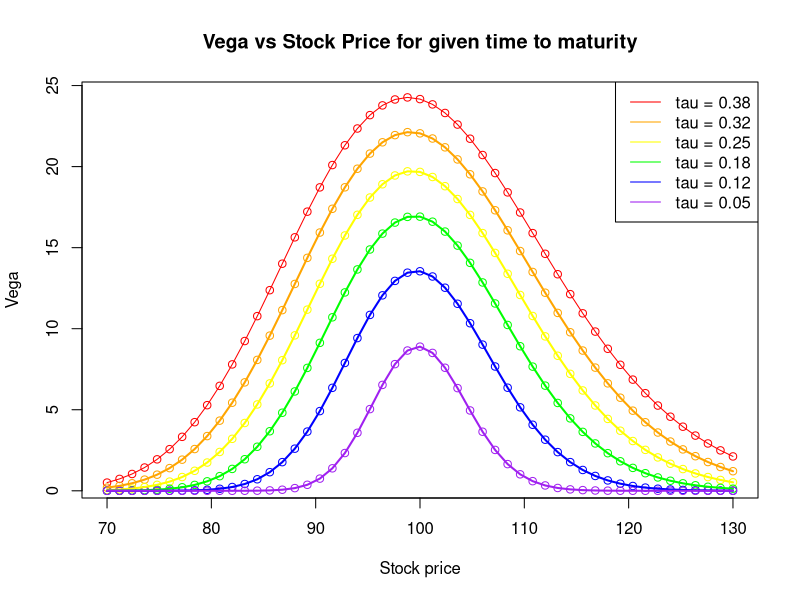
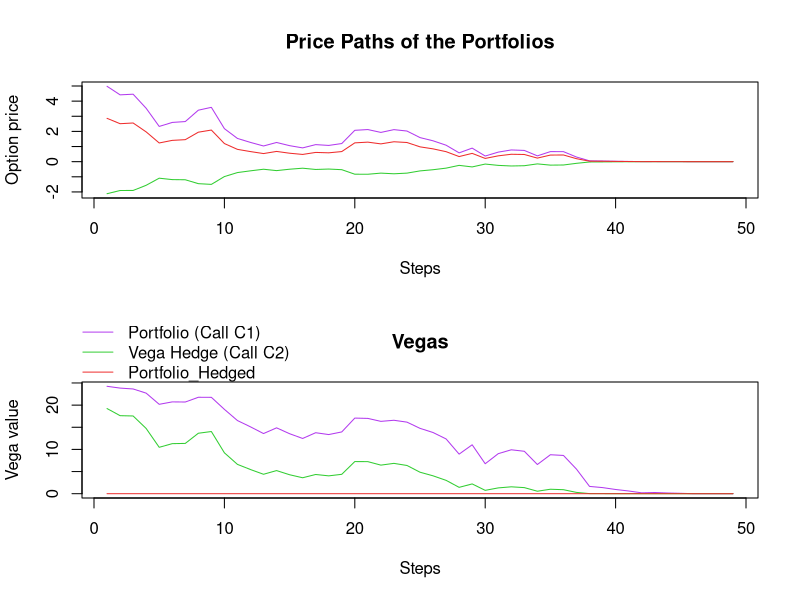

The R script that drew these images, in order:
rm(list = ls(all = TRUE))
graphics.off()

# Declare variables
n   = 50        # periods (steps)
S0  = 98        # initial stock price
sig = 0.2       # volatility
r   = 0.05      # risk-free interest rate
K1  = 100       # exercise price of call C1
K2  = 110       # exercise price of call C2
t0  = 6/52      # current time (1 week = 1/52)
mat = 26/52     # maturity

# Function for price of the call
black_scholes_call = function(S, K, Tau, r, sigma) {
                 y = (log(S/K) + (r - sigma^2/2) * Tau)/(sigma * sqrt(Tau))
                 v = S * pnorm(y + sigma * sqrt(Tau)) - exp(-r * Tau) * K * pnorm(y)
                 return(v)
}

# Function for vega
black_scholes_vega = function(S, K, Tau, r, sigma) {
                 y = (log(S/K) + (r - sigma^2/2) * Tau)/(sigma * sqrt(Tau))
                 v = S * sqrt(Tau) * dnorm(y + sigma * sqrt(Tau))
                 return(v)
}


GeneratePaths = function(S0, sig, maturity, K1, K2, r, n, t0) {
          dt 	= (maturity - t0)/n             # period between steps n 
          t 	= seq(t0, maturity, l = n)      # maturity - t0 divided in n intervals
          tau = maturity - t                  # time to maturity
  
  # Simulate the stock price path
  Wt 	= c(0, sqrt(dt) * cumsum(rnorm(n - 1, 0, 1)))
  S 	= S0 * exp((r - 0.5 * sig^2) * t + sig * Wt)
  
  # Compute vegas and the associated hedging costs
  C1              = black_scholes_call(S, K1, tau, r, sig)
  C2              = black_scholes_call(S, K2, tau, r, sig)
  vega1           = black_scholes_vega(S, K1, tau, r, sig)
  vega2           = black_scholes_vega(S, K2, tau, r, sig)
  hedge_costs     = c(-vega1[1]/vega2[1] * C2[1], -(vega1[2:n]/vega2[2:n]) * C2[2:(n)])
  ptf_hedged      = C1 + hedge_costs
  vega3           = vega1 + (hedge_costs / C2) * vega2
  
  # Result
  result = data.frame(C1 = C1[1:(n-1)], CumCosts = hedge_costs[1:(n-1)], ptf_hedged = ptf_hedged[1:(n-1)],
                      vega1 = vega1[1:(n-1)],vega2 = vega2[1:(n-1)],vega3 = vega3[1:(n-1)])
                      return(result)
}

# Run simulation of the result
sim = GeneratePaths(S0 = S0, sig = sig, maturity = mat, K1 = K1, K2 = K2, r = r, n = n, 
                    t0 = t0)


# Plot vega vs sigma for different time to maturities
# parameter settings
Smin   = 70         # lower bound of stock price
Smax   = 130        # upper bound of stock price
taumin = 0.05       # lower bound of time to maturity
taumax = 20/52      # upper bound of time to maturity
S0     = 98         # initial stock price
K      = 100        # strike price
r      = 0.05       # interest rate
sigma  = 0.2        # volatility
steps  = 50
tsteps = 5
T      = 26/52
St     = seq(Smax, Smin, by = -(Smax - Smin)/(steps))
taus   = seq(taumax, taumin, by = -(taumax - taumin)/tsteps)  # different time to maturity
vega   = matrix(0, (steps + 1), length(taus))


# Calculation of vega for the different Stock price at constant time to maturity
for (i in 1:length(taus)) {
  vega[, i] = black_scholes_vega(St, K, taus[i], r, sigma)
}
plot(St, vega[, 1], col = "red", xlab = "Stock price", ylab = "Vega", main = "Vega vs Stock Price for given time to maturity")
lines(St, vega[, 1], col = "red")

points(St, vega[, 2], col = "orange")
points(St, vega[, 3], col = "yellow")
points(St, vega[, 4], col = "green")
points(St, vega[, 5], col = "blue")
points(St, vega[, 6], col = "purple")

lines(St, vega[, 2], col = "orange", lwd = 2)
lines(St, vega[, 3], col = "yellow", lwd = 2)
lines(St, vega[, 4], col = "green", lwd = 2)
lines(St, vega[, 5], col = "blue", lwd = 2)
lines(St, vega[, 6], col = "purple", lwd = 2)

legend("topright", c(paste("tau =", round(taus[1:6], digits = 2))), col = c("red","orange","yellow","green","blue", 
                                                                            "purple" ), lty = 1) 

# Prepare second screen
dev.new()
split.screen(c(2, 1))

# Plot the Option prices
screen(1)
plot(x = 1:nrow(sim), y = sim[, 1], main = "Price Paths of the Portfolios", xlab = "Steps", ylab = "Option price", 
     ylim = c(min(sim[, 1], sim[, 2], sim[, 3]), max(sim[, 1], sim[, 2], sim[, 3])), 
     type = "l", col = "darkorchid2")
lines(x = 1:nrow(sim), y = sim[, 2], col = "limegreen")
lines(x = 1:nrow(sim), y = sim[, 3], col = "firebrick2")

# Plot the vegas
screen(2)
plot(x = 1:nrow(sim), y = sim[, 4], main = "Vegas", xlab = "Steps", ylab = "Vega value", 
     ylim = c(min(sim[, 4], sim[, 5], sim[, 6]), max(sim[, 4], sim[, 5], sim[, 6])), 
     type = "l", col = "darkorchid2")
lines(x = 1:nrow(sim), y = sim[, 5], col = "limegreen")
lines(x = 1:nrow(sim), y = sim[, 6], col = "firebrick2")
par(xpd=TRUE)
legend(x=-2, y = 41, legend=c("Portfolio (Call C1)", "Vega Hedge (Call C2)", "Portfolio_Hedged"),
       lty=1, lwd=1, col=c("darkorchid2", "limegreen", "firebrick2"),bty = "n")
